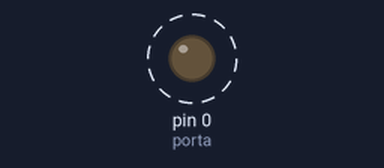
Recording of a sketch running on a simulated Arduino Uno, built for the host (arithmetic inside an expression is 32-bit, double 64-bit). On the bench: output pins drawn as LEDs (lit = HIGH). Dashed ring = blinking. EEPROM starts erased; what the sketch prints to the serial monitor is not drawn.

Above: at 0.1 s.
Timing chart, 0 to 3.0 s (numbered marks = the images above):
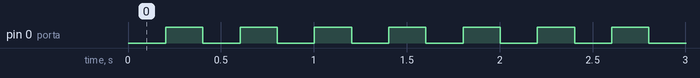

The sketch:

testando_portas.ino
```cpp
#include <EEPROM.h>

#define ultimaPorta 39
#define EEPROM_SIZE 64

byte porta;

void setup() {

  Serial.begin(9600);
  while (!Serial) {
  }

  if (!EEPROM.begin(EEPROM_SIZE))
  {
    Serial.println("failed to initialise EEPROM"); delay(1000000);
  }

  porta = EEPROM.read(0);
  porta++;
  if (porta > ultimaPorta) {
     porta = 0;
  }

  EEPROM.write(0, porta);
  EEPROM.commit();


  Serial.print("Testando Porta ");
  Serial.println(porta);

  pinMode(porta, OUTPUT);
}

void loop() {

  digitalWrite(porta, LOW);
  delay(200);
  digitalWrite(porta, HIGH);
  delay(200);

}
```

Measured:
- by itself, pin 0 (porta): alternates HIGH for 0.20 s and LOW for 0.20 s
